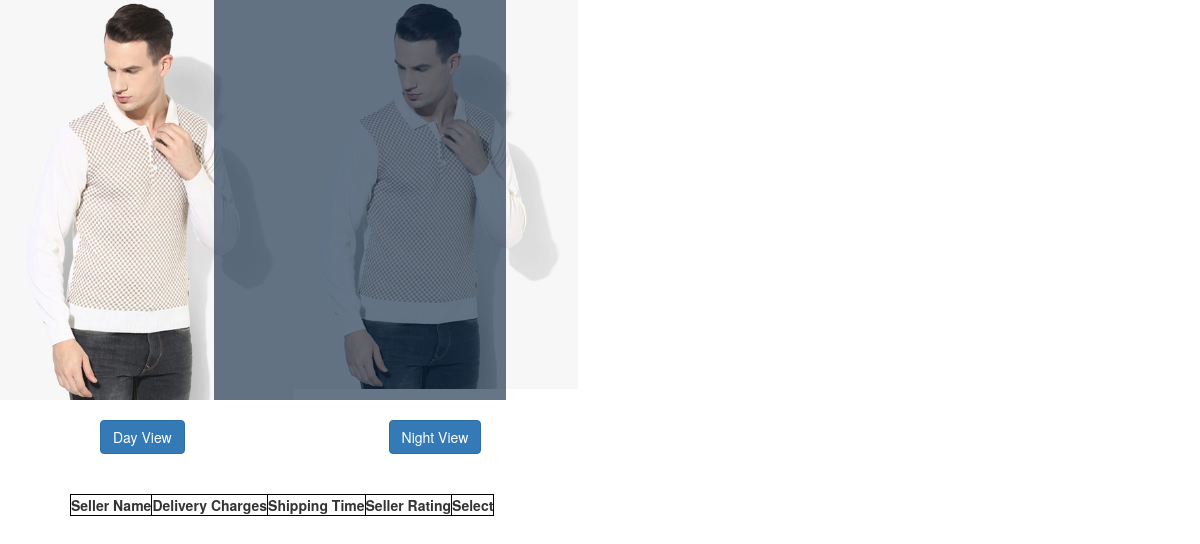
The app's page /Ecom_store/images/product-url-9.php, older data.
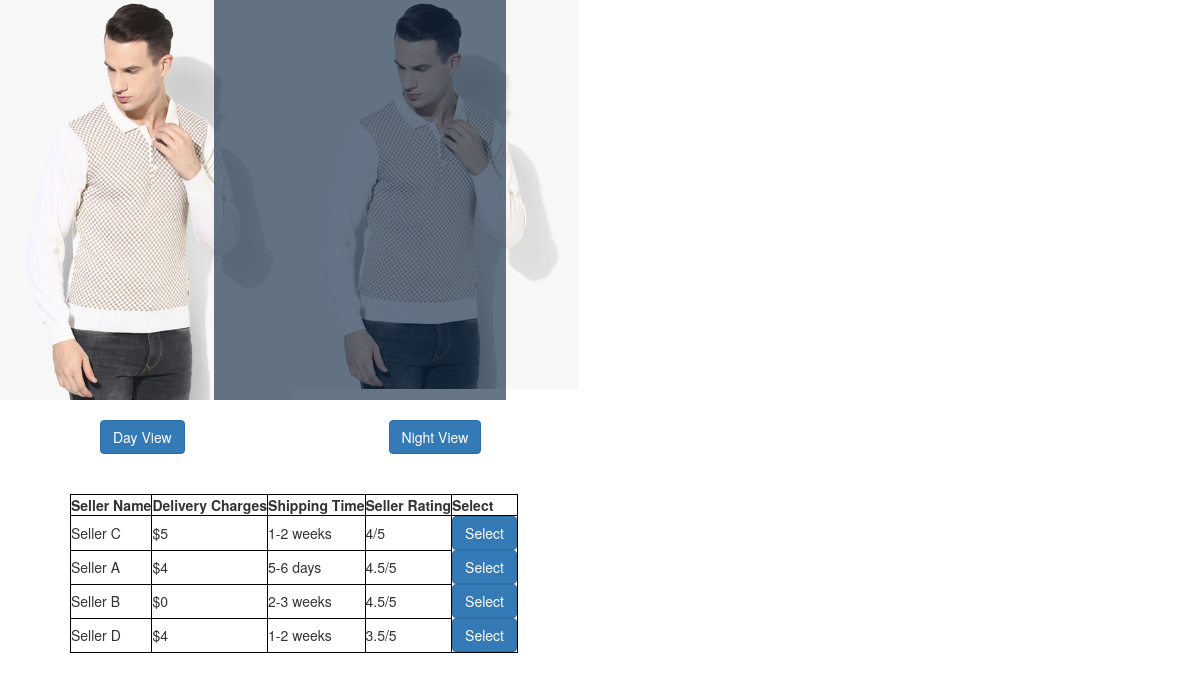
The same page, newer data.
### tables this page shows
CREATE TABLE IF NOT EXISTS `seller` (
`seller_id` int(10) NOT NULL,
  `seller_title` text NOT NULL,
  `seller_price` int(10) NOT NULL,
  `seller_time` text NOT NULL,
  `seller_rating` text NOT NULL
);

### Ecom_store/images/product-url-9.php (the view, shortened to what this page needs)
<!DOCTYPE html>
<head>
<link href="style.css" rel="stylesheet">
<link href="../styles/bootstrap.min.css" rel="stylesheet">
</head>
<?php
$db = mysqli_connect("localhost", "root", "my_password", "Ecom_Store");
    echo "
<div class='product' >
<img src='product-1.jpg' style='float:left;height:400px;'>
<div class='container'>
<img src='product-1.jpg' class='image'>
  <div class='night'>
  </div>
</div>
<p class='btn btn-primary btn1'>Day View</p>
<p class='btn btn-primary btn1 btn2'>Night View</p>
<br><br>
</div>
";
$get_seller = "select * from seller WHERE seller_id=5";
$run_seller = mysqli_query($db, $get_seller);
echo "<table><tr><th>Seller Name</th><th>Delivery Charges</th><th>Shipping Time</th><th>Seller Rating</th><th>Select</th></tr>";
   while($row_seller = mysqli_fetch_array($run_seller)){
    echo "<tr><td>".$row_seller['seller_title']."</td><td>$".$row_seller['seller_price']."</td><td>".$row_seller['seller_time']."</td><td>".$row_seller['seller_rating']."</td><td class='btn btn-primary sel'>Select</td></tr>";
}
echo "</table>";
?>

Row changes from the older to the newer data that the page shows:
added seller: seller_title "Seller C", seller_price "5", seller_time "1-2 weeks", seller_rating "4/5"
added seller: seller_title "Seller A", seller_price "4", seller_time "5-6 days", seller_rating "4.5/5"
added seller: seller_title "Seller B", seller_price "0", seller_time "2-3 weeks", seller_rating "4.5/5"
added seller: seller_title "Seller D", seller_price "4", seller_time "1-2 weeks", seller_rating "3.5/5"
